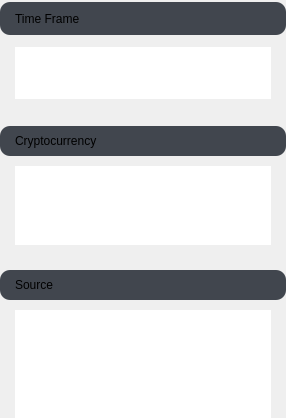
                              <widget class="QFrame" name="frame_61">
                               <property name="minimumSize">
                                <size>
                                 <width>0</width>
                                 <height>418</height>
                                </size>
                               </property>
                               <property name="frameShape">
                                <enum>QFrame::NoFrame</enum>
                               </property>
                               <property name="frameShadow">
                                <enum>QFrame::Raised</enum>
                               </property>
                               <layout class="QGridLayout" name="gridLayout_4">
                                <property name="leftMargin">
                                 <number>0</number>
                                </property>
                                <property name="topMargin">
                                 <number>0</number>
                                </property>
                                <property name="rightMargin">
                                 <number>0</number>
                                </property>
                                <property name="bottomMargin">
                                 <number>0</number>
                                </property>
                                <property name="spacing">
                                 <number>25</number>
                                </property>
                                <item row="1" column="0">
                                 <widget class="QFrame" name="deployCryptoFrame">
                                  <property name="frameShape">
                                   <enum>QFrame::NoFrame</enum>
                                  </property>
                                  <property name="frameShadow">
                                   <enum>QFrame::Raised</enum>
                                  </property>
                                  <layout class="QVBoxLayout" name="verticalLayout_58">
                                   <property name="spacing">
                                    <number>10</number>
                                   </property>
                                   <property name="leftMargin">
                                    <number>0</number>
                                   </property>
                                   <property name="topMargin">
                                    <number>0</number>
                                   </property>
                                   <property name="rightMargin">
                                    <number>0</number>
                                   </property>
                                   <property name="bottomMargin">
                                    <number>0</number>
                                   </property>
                                   <item>
                                    <widget class="QFrame" name="frame_63">
                                     <property name="maximumSize">
                                      <size>
                                       <width>16777215</width>
                                       <height>33</height>
                                      </size>
                                     </property>
                                     <property name="styleSheet">
                                      <string notr="true">background: #41464E;
	border-radius: 10px;</string>
                                     </property>
                                     <property name="frameShape">
                                      <enum>QFrame::NoFrame</enum>
                                     </property>
                                     <property name="frameShadow">
                                      <enum>QFrame::Raised</enum>
                                     </property>
                                     <layout class="QVBoxLayout" name="verticalLayout_59">
                                      <property name="spacing">
                                       <number>0</number>
                                      </property>
                                      <property name="leftMargin">
                                       <number>15</number>
                                      </property>
                                      <property name="topMargin">
                                       <number>8</number>
                                      </property>
                                      <property name="rightMargin">
                                       <number>15</number>
                                      </property>
                                      <property name="bottomMargin">
                                       <number>8</number>
                                      </property>
                                      <item>
                                       <widget class="QLabel" name="label_19">
                                        <property name="text">
                                         <string>Cryptocurrency</string>
                                        </property>
                                       </widget>
                                      </item>
                                     </layout>
                                    </widget>
                                   </item>
                                   <item>
                                    <widget class="QFrame" name="frame_64">
                                     <property name="maximumSize">
                                      <size>
                                       <width>16777215</width>
                                       <height>79</height>
                                      </size>
                                     </property>
                                     <property name="frameShape">
                                      <enum>QFrame::NoFrame</enum>
                                     </property>
                                     <property name="frameShadow">
                                      <enum>QFrame::Raised</enum>
                                     </property>
                                     <layout class="QVBoxLayout" name="verticalLayout_60">
                                      <property name="spacing">
                                       <number>0</number>
                                      </property>
                                      <property name="leftMargin">
                                       <number>15</number>
                                      </property>
                                      <property name="topMargin">
                                       <number>0</number>
                                      </property>
                                      <property name="rightMargin">
                                       <number>15</number>
                                      </property>
                                      <property name="bottomMargin">
                                       <number>0</number>
                                      </property>
                                      <item alignment="Qt::AlignLeft">
                                       <widget class="QFrame" name="deployCryptoListFrame">
                                        <property name="frameShape">
                                         <enum>QFrame::NoFrame</enum>
                                        </property>
                                        <property name="frameShadow">
                                         <enum>QFrame::Raised</enum>
                                        </property>
                                        <layout class="QVBoxLayout" name="verticalLayout_61">
                                         <property name="spacing">
                                          <number>8</number>
                                         </property>
                                         <property name="leftMargin">
                                          <number>0</number>
                                         </property>
                                         <property name="topMargin">
                                          <number>0</number>
                                         </property>
                                         <property name="rightMargin">
                                          <number>0</number>
                                         </property>
                                         <property name="bottomMargin">
                                          <number>0</number>
                                         </property>
                                         <item>
                                          <widget class="QListWidget" name="deployCryptoList">
                                           <property name="frameShape">
                                            <enum>QFrame::NoFrame</enum>
                                           </property>
                                           <property name="editTriggers">
                                            <set>QAbstractItemView::NoEditTriggers</set>
                                           </property>
                                          </widget>
                                         </item>
                                        </layout>
                                       </widget>
                                      </item>
                                     </layout>
                                    </widget>
                                   </item>
                                  </layout>
                                 </widget>
                                </item>
                                <item row="0" column="0">
                                 <widget class="QFrame" name="deployTimeFrameFrame">
                                  <property name="frameShape">
                                   <enum>QFrame::NoFrame</enum>
                                  </property>
                                  <property name="frameShadow">
                                   <enum>QFrame::Raised</enum>
                                  </property>
                                  <layout class="QVBoxLayout" name="verticalLayout_62">
                                   <property name="spacing">
                                    <number>10</number>
                                   </property>
                                   <property name="leftMargin">
                                    <number>0</number>
                                   </property>
                                   <property name="topMargin">
                                    <number>0</number>
                                   </property>
                                   <property name="rightMargin">
                                    <number>0</number>
                                   </property>
                                   <property name="bottomMargin">
                                    <number>0</number>
                                   </property>
                                   <item>
                                    <widget class="QFrame" name="divHeader_3">
                                     <property name="maximumSize">
                                      <size>
                                       <width>16777215</width>
                                       <height>33</height>
                                      </size>
                                     </property>
                                     <property name="styleSheet">
                                      <string notr="true">background: #41464E;
	border-radius: 10px;</string>
                                     </property>
                                     <property name="frameShape">
                                      <enum>QFrame::NoFrame</enum>
                                     </property>
                                     <property name="frameShadow">
                                      <enum>QFrame::Raised</enum>
                                     </property>
                                     <layout class="QVBoxLayout" name="verticalLayout_63">
                                      <property name="spacing">
                                       <number>0</number>
                                      </property>
                                      <property name="leftMargin">
                                       <number>15</number>
                                      </property>
                                      <property name="topMargin">
                                       <number>8</number>
                                      </property>
                                      <property name="rightMargin">
                                       <number>15</number>
                                      </property>
                                      <property name="bottomMargin">
                                       <number>8</number>
                                      </property>
                                      <item>
                                       <widget class="QLabel" name="label_20">
                                        <property name="styleSheet">
                                         <string notr="true"/>
                                        </property>
                                        <property name="text">
                                         <string>Time Frame</string>
                                        </property>
                                       </widget>
                                      </item>
                                     </layout>
                                    </widget>
                                   </item>
                                   <item>
                                    <widget class="QFrame" name="frame_66">
                                     <property name="maximumSize">
                                      <size>
                                       <width>16777215</width>
                                       <height>52</height>
                                      </size>
                                     </property>
                                     <property name="frameShape">
                                      <enum>QFrame::NoFrame</enum>
                                     </property>
                                     <property name="frameShadow">
                                      <enum>QFrame::Raised</enum>
                                     </property>
                                     <layout class="QVBoxLayout" name="verticalLayout_64">
                                      <property name="spacing">
                                       <number>8</number>
                                      </property>
                                      <property name="leftMargin">
                                       <number>15</number>
                                      </property>
                                      <property name="topMargin">
                                       <number>0</number>
                                      </property>
                                      <property name="rightMargin">
                                       <number>15</number>
                                      </property>
                                      <property name="bottomMargin">
                                       <number>0</number>
                                      </property>
                                      <item alignment="Qt::AlignLeft">
                                       <widget class="QFrame" name="deployTimeFrameListFrame">
                                        <property name="frameShape">
                                         <enum>QFrame::NoFrame</enum>
                                        </property>
                                        <property name="frameShadow">
                                         <enum>QFrame::Raised</enum>
                                        </property>
                                        <layout class="QVBoxLayout" name="verticalLayout_65">
                                         <property name="spacing">
                                          <number>0</number>
                                         </property>
                                         <property name="leftMargin">
                                          <number>0</number>
                                         </property>
                                         <property name="topMargin">
                                          <number>0</number>
                                         </property>
                                         <property name="rightMargin">
                                          <number>0</number>
                                         </property>
                                         <property name="bottomMargin">
                                          <number>0</number>
                                         </property>
                                         <item>
                                          <widget class="QListWidget" name="deployTimeFrameList">
                                           <property name="frameShape">
                                            <enum>QFrame::NoFrame</enum>
                                           </property>
                                           <property name="editTriggers">
                                            <set>QAbstractItemView::NoEditTriggers</set>
                                           </property>
                                          </widget>
                                         </item>
                                        </layout>
                                       </widget>
                                      </item>
                                     </layout>
                                    </widget>
                                   </item>
                                  </layout>
                                 </widget>
                                </item>
                                <item row="2" column="0">
                                 <widget class="QFrame" name="deploySourceFrame">
                                  <property name="frameShape">
                                   <enum>QFrame::NoFrame</enum>
                                  </property>
                                  <property name="frameShadow">
                                   <enum>QFrame::Raised</enum>
                                  </property>
                                  <layout class="QVBoxLayout" name="verticalLayout_76">
                                   <property name="spacing">
                                    <number>10</number>
                                   </property>
                                   <property name="leftMargin">
                                    <number>0</number>
                                   </property>
                                   <property name="topMargin">
                                    <number>0</number>
                                   </property>
                                   <property name="rightMargin">
                                    <number>0</number>
                                   </property>
                                   <property name="bottomMargin">
                                    <number>0</number>
                                   </property>
                                   <item>
                                    <widget class="QFrame" name="frame_69">
                                     <property name="maximumSize">
                                      <size>
                                       <width>16777215</width>
                                       <height>33</height>
                                      </size>
                                     </property>
                                     <property name="styleSheet">
                                      <string notr="true">background: #41464E;
border-radius: 10px;</string>
                                     </property>
                                     <property name="frameShape">
                                      <enum>QFrame::NoFrame</enum>
                                     </property>
                                     <property name="frameShadow">
                                      <enum>QFrame::Raised</enum>
                                     </property>
                                     <layout class="QVBoxLayout" name="verticalLayout_77">
                                      <property name="spacing">
                                       <number>0</number>
                                      </property>
                                      <property name="leftMargin">
                                       <number>15</number>
                                      </property>
                                      <property name="topMargin">
                                       <number>8</number>
                                      </property>
                                      <property name="rightMargin">
                                       <number>15</number>
                                      </property>
                                      <property name="bottomMargin">
                                       <number>8</number>
                                      </property>
                                      <item>
                                       <widget class="QLabel" name="label_26">
                                        <property name="text">
                                         <string>Source</string>
                                        </property>
                                       </widget>
                                      </item>
                                     </layout>
                                    </widget>
                                   </item>
                                   <item>
                                    <widget class="QFrame" name="frame_74">
                                     <property name="maximumSize">
                                      <size>
                                       <width>16777215</width>
                                       <height>108</height>
                                      </size>
                                     </property>
                                     <property name="frameShape">
                                      <enum>QFrame::NoFrame</enum>
                                     </property>
                                     <property name="frameShadow">
                                      <enum>QFrame::Raised</enum>
                                     </property>
                                     <layout class="QVBoxLayout" name="verticalLayout_78">
                                      <property name="spacing">
                                       <number>0</number>
                                      </property>
                                      <property name="leftMargin">
                                       <number>15</number>
                                      </property>
                                      <property name="topMargin">
                                       <number>0</number>
                                      </property>
                                      <property name="rightMargin">
                                       <number>15</number>
                                      </property>
                                      <property name="bottomMargin">
                                       <number>0</number>
                                      </property>
                                      <item alignment="Qt::AlignLeft">
                                       <widget class="QFrame" name="deploySourceListFrame">
                                        <property name="frameShape">
                                         <enum>QFrame::NoFrame</enum>
                                        </property>
                                        <property name="frameShadow">
                                         <enum>QFrame::Raised</enum>
                                        </property>
                                        <layout class="QVBoxLayout" name="verticalLayout_79">
                                         <property name="spacing">
                                          <number>8</number>
                                         </property>
                                         <property name="leftMargin">
                                          <number>0</number>
                                         </property>
                                         <property name="topMargin">
                                          <number>0</number>
                                         </property>
                                         <property name="rightMargin">
                                          <number>0</number>
                                         </property>
                                         <property name="bottomMargin">
                                          <number>0</number>
                                         </property>
                                         <item>
                                          <widget class="QListWidget" name="deploySourceList">
                                           <property name="frameShape">
                                            <enum>QFrame::NoFrame</enum>
                                           </property>
                                           <property name="editTriggers">
                                            <set>QAbstractItemView::NoEditTriggers</set>
                                           </property>
                                          </widget>
                                         </item>
                                        </layout>
                                       </widget>
                                      </item>
                                     </layout>
                                    </widget>
                                   </item>
                                  </layout>
                                 </widget>
                                </item>
                               </layout>
                              </widget>
